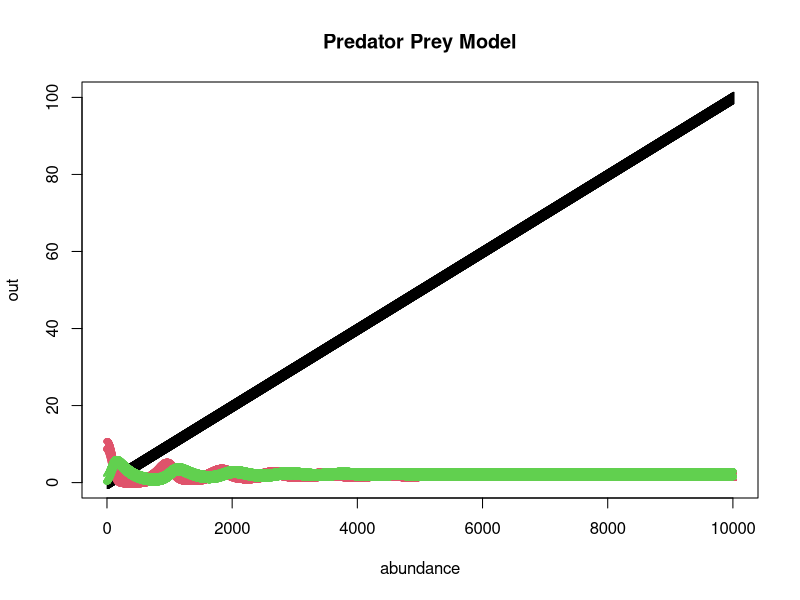

Here is the R script that generated this plot:
#lotka Volterra predator prey model

library(deSolve)

#parameters:
#r = growth rate of prey pop
#N = starting population of prey
#P = starting population of predator
#K = carrying capacity of prey
#alpha = attack rate of predator
#epsilon= assimilation efficiency (efficiency of turning gophers into chicks)
#delta = death rate of predator

#vectors of parameters and state variables, this allows us to easily change either of them
parameters <- c(r = log(3.47), alpha = 0.5, epsilon = 0.5, delta = 0.5, K = 15)
state<-c(N = 10, P = 1)
times<- seq(0, 100, by = 0.01)

pred_prey <- function(t, state, parameters){
  with(as.list(c(state, parameters)), {
    #rate of change
    #dprey=N*r - alpha * P * N #without density dependence, remember to remove K from vector of parameters
    dprey= N * (r * (1-(N/K)) - (alpha * P)) #with density dependence in prey
    dpredator = epsilon * P * N * alpha - delta * P
    
    #return rate of change
    list(c(dprey, dpredator))
  })
  
}


out<- ode(y=state, times = times, func = pred_prey, parms = parameters)

#plot(out, xlab = "time", ylab = "-") #plots on separate graphs
matplot(out, xlab="abundance", main = "Predator Prey Model")

#plotting barn gopher pops vs barn owl pops
#plot(out[,"N"], out[,"P"], pch = ".")
